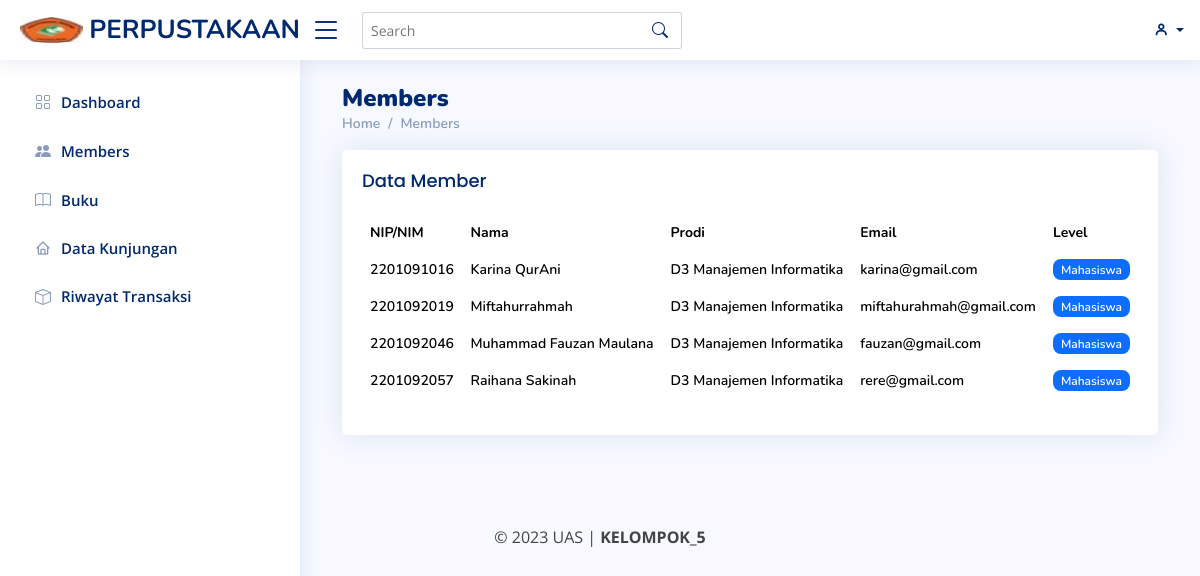
The app's page /index.php?page=member (signed in) with its own data.
### tables this page shows
CREATE TABLE `member` (
  `nim` varchar(20) NOT NULL,
  `nama` varchar(255) NOT NULL,
  `email` varchar(255) NOT NULL,
  `register_date` date NOT NULL,
  `alamat` text NOT NULL,
  `prodi` varchar(255) NOT NULL,
  `level` enum('Mahasiswa','Dosen','Staff') NOT NULL
);

### member.php (the view, shortened to what this page needs)
<div class="pagetitle">
  <h1><b>Members</b></h1>
  <nav>
    <ol class="breadcrumb">
      <li class="breadcrumb-item"><a href="index.php?page=dashboard">Home</a></li>
      <li class="breadcrumb-item active"><a href="index.php?page=member">Members</a></li>
      <?php
      $aksi = isset($_GET['aksi']) ? $_GET['aksi'] : 'list';
      switch ($aksi) {
          ?>
    <?php
        case 'list':
          ?>
    <div class="col-12  mt-3">
      <div class="card recent-sales overflow-auto">
        <div class="card-body">
          <h5 class="card-title">Data Member</h5>
          <table class="table table-borderless datatable">
        </div>
      </div>
    </div>
    <thead>
      <tr>
        <th scope="col">NIP/NIM</th>
        <th scope="col">Nama</th>
        <th scope="col">Prodi</th>
        <th scope="col">Email</th>
        <th scope="col">Level</th>
      </tr>
    </thead>
    <tbody>
      <?php
      require 'koneksi.php';
      $query = "SELECT * FROM member";
      $result = $db->query($query);
      foreach ($result as $row):
        ?>
        <tr>
          <td>
            <?= $row['nim'] ?>
          </td>
          <td>
            <?= $row['nama'] ?>
          </td>
          <td>
            <?= $row['prodi'] ?>
          </td>
          <td>
            <?= $row['email'] ?>
          </td>
          <td class="border-bottom-0">
            <div class="d-flex justify-content-center gap-2 fs-6">
              <?php
              $level = $row['level'];
              $colorMapping = [
                'Staff' => 'bg-success',
                'Mahasiswa' => 'bg-primary',
                'Dosen' => 'bg-danger',
              ];
              $badgeClass = isset($colorMapping[$level]) ? $colorMapping[$level] : 'bg-secondary';
              ?>
              <span class="badge <?= $badgeClass ?> rounded-3 fw-semibold">
                <?= $level ?>
              </span>
            </div>
          </td>
        </tr>
      <?php endforeach ?>
    </tbody>
    <?php
    break;
      }
      ?>

### index.php (shortened to what this page needs)
<?php
include 'koneksi.php';
?>
<!DOCTYPE html>
<html lang="en">
<head>
  <link href="assets/vendor/bootstrap/css/bootstrap.min.css" rel="stylesheet">
  <link href="assets/vendor/bootstrap-icons/bootstrap-icons.css" rel="stylesheet">
  <link href="assets/vendor/boxicons/css/boxicons.min.css" rel="stylesheet">
  <link href="assets/vendor/quill/quill.snow.css" rel="stylesheet">
  <link href="assets/vendor/quill/quill.bubble.css" rel="stylesheet">
  <link href="assets/vendor/remixicon/remixicon.css" rel="stylesheet">
  <link href="assets/vendor/simple-datatables/style.css" rel="stylesheet">
  <link href="assets/css/style.css" rel="stylesheet">
</head>
<body>
  <header id="header" class="header fixed-top d-flex align-items-center">
    <div class="d-flex align-items-center justify-content-between">
      <a class="logo d-flex align-items-center">
        <img src="../assets/img/PNP.jpg" alt="" style="width: 100px; height: auto;">
        <span class="d-none d-lg-block">PERPUSTAKAAN</span>
      </a>
      <i class="bi bi-list toggle-sidebar-btn"></i>
    </div>
    <div class="search-bar">
      <form class="search-form d-flex align-items-center" method="POST" action="proses_search.php">
        <input type="text" name="query" placeholder="Search" title="Enter search keyword">
        <button type="submit" title="Search"><i class="bi bi-search"></i></button>
      </form>
    </div>
    <nav class="header-nav ms-auto">
      <ul class="d-flex align-items-center">
        <li class="nav-item dropdown pe-3">
          <a class="nav-link nav-profile d-flex align-items-center pe-0" href="#" data-bs-toggle="dropdown">
            <span class="bx bx-user"></span>
            <span class="d-none d-md-block dropdown-toggle ps-2"></span>
          </a>
        </li>
      </ul>
    </nav>
  </header>
  <aside id="sidebar" class="sidebar">
    <ul class="sidebar-nav" id="sidebar-nav">
      <li class="nav-item">
        <a class="nav-link collapsed" href="?page=dashboard">
          <i class="bi bi-grid"></i>
          <span>Dashboard</span>
        </a>
      </li>
      <li class="nav-item">
        <a class="nav-link collapsed" href="?page=member" data-bs-toggle="collapse" data-bs-target="#MemberDropdown" aria-expanded="false">
          <i class="bi bi-people-fill"></i>
          <span>Members</span>
        </a>
      </li>
      <li class="nav-item">
        <a class="nav-link collapsed" href="?page=buku" data-bs-toggle="collapse" data-bs-target="#BukuDropdown" aria-expanded="false">
          <i class="bi bi-book"></i>
          <span>Buku</span>
        </a>
      </li>
      <li class="nav-item">
        <a class="nav-link collapsed" href="?page=kunjungan">
          <i class="bx bx-home"></i>
          <span>Data Kunjungan</span>
        </a>
      </li>
      <li class="nav-item">
        <a class="nav-link collapsed" href="?page=riwayat">
          <i class="bi bi-box"></i>
          <span>Riwayat Transaksi</span>
        </a>
      </li>
    </ul>
  </aside>
  <main id="main" class="main">
    <div class="container mt-1">
      <?php
      $p = isset($_GET['page']) ? $_GET['page'] : '';
      if ($p == 'dashboard') {
        include 'dashboard.php';
      } elseif ($p == 'member') {
        include 'member.php';
      } elseif ($p == 'transaksi') {
        include 'transaksi.php';
      } elseif ($p == 'buku') {
        include 'buku.php';
      } elseif ($p == 'penulis') {
        include 'penulis.php';
      } elseif ($p == 'penerbit') {
        include 'penerbit.php';
      } elseif ($p == 'pinjam') {
        include 'pinjam.php';
      } elseif ($p == 'pengembalian') {
        include 'pengembalian.php';
      } elseif ($p == 'riwayat') {
        include 'riwayat.php';
      } elseif ($p == 'prodi') {
        include 'prodi.php';
      } elseif ($p == 'kategori') {
        include 'kategori.php';
      } elseif ($p == 'kunjungan') {
        include 'kunjungan.php';
      }
      ?>
    </div>
  </main>
  <div class="text-center p-4">
    © 2023 UAS | <a class="text-reset fw-bold" href="">KELOMPOK_5</a>
  </div>
</body>
</html>

### assets/css/style.css (style rules this page uses)
:root { scroll-behavior: smooth; }
body { font-family: "Open Sans", sans-serif; background: #f6f9ff; color: #444444; }
a { color: #4154f1; text-decoration: none; }
h1, h2, h3, h4, h5, h6 { font-family: "Nunito", sans-serif; }
#main { margin-top: 60px; padding: 20px 30px; transition: all 0.3s; }
.pagetitle { margin-bottom: 10px; }
.pagetitle h1 { font-size: 24px; margin-bottom: 0; font-weight: 600; color: #012970; }
.card { margin-bottom: 30px; border: none; border-radius: 5px; box-shadow: 0px 0 30px rgba(1, 41, 112, 0.1); }
.card-title { padding: 20px 0 15px 0; font-size: 18px; font-weight: 500; color: #012970; font-family: "Poppins", sans-serif; }
.card-body { padding: 0 20px 20px 20px; }
.breadcrumb { font-size: 14px; font-family: "Nunito", sans-serif; color: #899bbd; font-weight: 600; }
.breadcrumb a { color: #899bbd; transition: 0.3s; }
.breadcrumb .breadcrumb-item::before { color: #899bbd; }
.breadcrumb .active { color: #51678f; font-weight: 600; }
.logo { line-height: 1; }
@media (min-width: 1200px) { .logo { width: 280px; } }
.logo img { max-height: 26px; margin-right: 6px; }
.logo span { font-size: 26px; font-weight: 700; color: #012970; font-family: "Nunito", sans-serif; }
.header { transition: all 0.5s; z-index: 997; height: 60px; box-shadow: 0px 2px 20px rgba(1, 41, 112, 0.1); background-color: #fff; padding-left: 20px; }
.header .toggle-sidebar-btn { font-size: 32px; padding-left: 10px; cursor: pointer; color: #012970; }
.header .search-bar { min-width: 360px; padding: 0 20px; }
.header .search-form { width: 100%; }
.header .search-form input { border: 0; font-size: 14px; color: #012970; border: 1px solid rgba(1, 41, 112, 0.2); padding: 7px 38px 7px 8px; border-radius: 3px; transition: 0.3s; width: 100%; }
.header .search-form button { border: 0; padding: 0; margin-left: -30px; background: none; }
.header .search-form button i { color: #012970; }
.header-nav ul { list-style: none; }
.header-nav>ul { margin: 0; padding: 0; }
.header-nav .nav-profile { color: #012970; }
.header-nav .nav-profile span { font-size: 14px; font-weight: 600; }
.sidebar { position: fixed; top: 60px; left: 0; bottom: 0; width: 300px; z-index: 996; transition: all 0.3s; padding: 20px; overflow-y: auto; scrollbar-width: thin; scrollbar-color: #aab7cf transparent; box-shadow: 0px 0px 20px rgba(1, 41, 112, 0.1); background-color: #fff; }
@media (min-width: 1200px) { #main, #footer { margin-left: 300px; } }
.sidebar-nav { padding: 0; margin: 0; list-style: none; }
.sidebar-nav li { padding: 0; margin: 0; list-style: none; }
.sidebar-nav .nav-item { margin-bottom: 5px; }
.sidebar-nav .nav-link { display: flex; align-items: center; font-size: 15px; font-weight: 600; color: #4154f1; transition: 0.3; background: #f6f9ff; padding: 10px 15px; border-radius: 4px; }
.sidebar-nav .nav-link i { font-size: 16px; margin-right: 10px; color: #4154f1; }
.sidebar-nav .nav-link.collapsed { color: #012970; background: #fff; }
.sidebar-nav .nav-link.collapsed i { color: #899bbd; }

### records on screen
member: nim "2201091016", nama "Karina QurAni", prodi "D3 Manajemen Informatika", email "karina@gmail.com", level "Mahasiswa"
member: nim "2201092019", nama "Miftahurrahmah", prodi "D3 Manajemen Informatika", email "miftahurahmah@gmail.com", level "Mahasiswa"
member: nim "2201092046", nama "Muhammad Fauzan Maulana", prodi "D3 Manajemen Informatika", email "fauzan@gmail.com", level "Mahasiswa"
member: nim "2201092057", nama "Raihana Sakinah", prodi "D3 Manajemen Informatika", email "rere@gmail.com", level "Mahasiswa"
